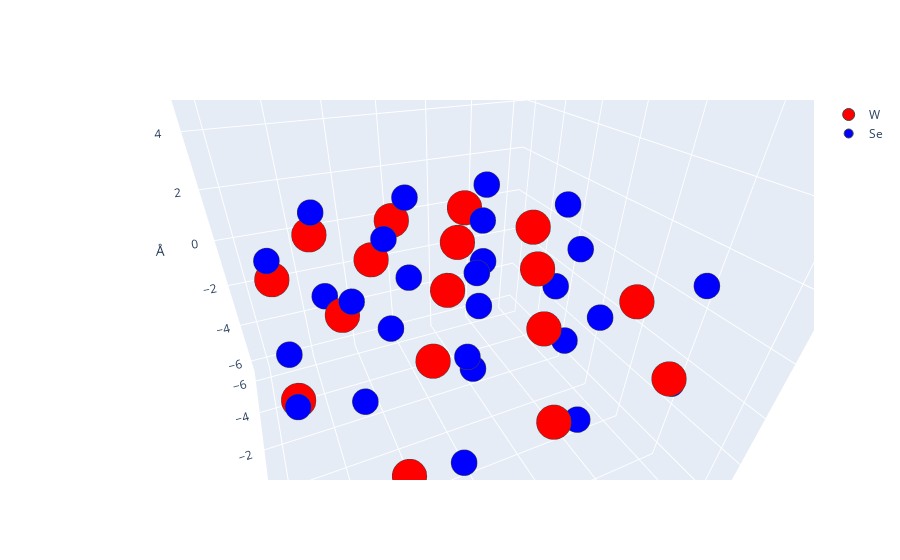

Notebook source saved alongside this figure:
### Markdown cell above
## Lattice

We base our tight binding model of monolayer WSe$_2$ (mWSe$_2$) on the three band model by Liu et al. {cite}`three_band`. In this model of mWSe2 we consider only the tungsten sites, which form a triangular lattice in the $xy$ plane:

```{figure} logo.png
---
height: 0px
name: WSe2_lattice
figclass: margin
---
Lattice structure of WSe$_2$, forming a triangular lattice of tungsten atoms.
```

### Code cell
W_dic = dict(name='W', color='red', draw_radius=40, key= 'W')
Se_dic = dict(name='Se', color='blue', draw_radius=30, key='Se')

wse2_lat = Lattice(3.325)
wse2_lat.set_atom([0, 0], W_dic)
wse2_lat.set_atom([0, 1.919689645, 1.67871166], Se_dic)
wse2_lat.set_atom([0, 1.919689645, -1.67871166], Se_dic)

wse2_lat.plot(4, 4, plot_3d=True, all=dict(showlegend=True))

### Figure 1 — Plotly figure (JSON) as saved in the notebook; plotly's stock layout.template omitted (floating-point values rounded to 4 significant figures)
{"data": [{"line": {"width": 1}, "marker": {"color": "red", "line": {"width": 1}, "size": 12.03}, "mode": "markers", "name": "W", "showlegend": true, "type": "scatter3d", "x": [-3.325, -4.988, 0, -1.663, -3.325, -4.988, 3.325, 1.663, 0, -1.663, -3.325, 4.988, 3.325, 1.663, 0, 4.988, 3.325], "y": [-5.759, -2.88, -5.759, -2.88, 0, 2.88, -5.759, -2.88, 0, 2.88, 5.759, -2.88, 0, 2.88, 5.759, 2.88, 5.759], "z": [0, 0, 0, 0, 0, 0, 0, 0, 0, 0, 0, 0, 0, 0, 0, 0, 0]}, {"line": {"width": 1}, "marker": {"color": "blue", "line": {"width": 1}, "size": 9.023}, "mode": "markers", "name": "Se", "showlegend": true, "type": "scatter3d", "x": [-3.325, -4.988, 0, -1.663, -3.325, -4.988, 3.325, 1.663, 0, -1.663, 4.988, 3.325, 1.663, 4.988, -3.325, -4.988, 0, -1.663, -3.325, -4.988, 3.325, 1.663, 0, -1.663, 4.988, 3.325, 1.663, 4.988], "y": [-3.839, -0.9598, -3.839, -0.9598, 1.92, 4.799, -3.839, -0.9598, 1.92, 4.799, -0.9598, 1.92, 4.799, 4.799, -3.839, -0.9598, -3.839, -0.9598, 1.92, 4.799, -3.839, -0.9598, 1.92, 4.799, -0.9598, 1.92, 4.799, 4.799], "z": [1.679, 1.679, 1.679, 1.679, 1.679, 1.679, 1.679, 1.679, 1.679, 1.679, 1.679, 1.679, 1.679, 1.679, -1.679, -1.679, -1.679, -1.679, -1.679, -1.679, -1.679, -1.679, -1.679, -1.679, -1.679, -1.679, -1.679, -1.679]}], "layout": {"autosize": true, "scene": {"aspectratio": {"x": 1, "y": 1, "z": 1}, "camera": {"center": {"x": 0, "y": 0, "z": 0}, "eye": {"x": 0.3647, "y": 0.8328, "z": 0.5885}, "projection": {"type": "perspective"}, "up": {"x": 0, "y": 0, "z": 1}}, "xaxis": {"range": [-6.65, 6.65], "title": {"text": "Å"}, "type": "linear"}, "yaxis": {"range": [-6.65, 6.65], "title": {"text": "Å"}, "type": "linear"}, "zaxis": {"range": [-6.65, 6.65], "title": {"text": "Å"}, "type": "linear"}}, "xaxis": {"constrain": "domain", "range": [-6.65, 6.65], "title": {"text": "Å"}}, "yaxis": {"range": [-6.65, 6.65], "scaleanchor": "x", "scaleratio": 1, "title": {"text": "Å"}}}}
